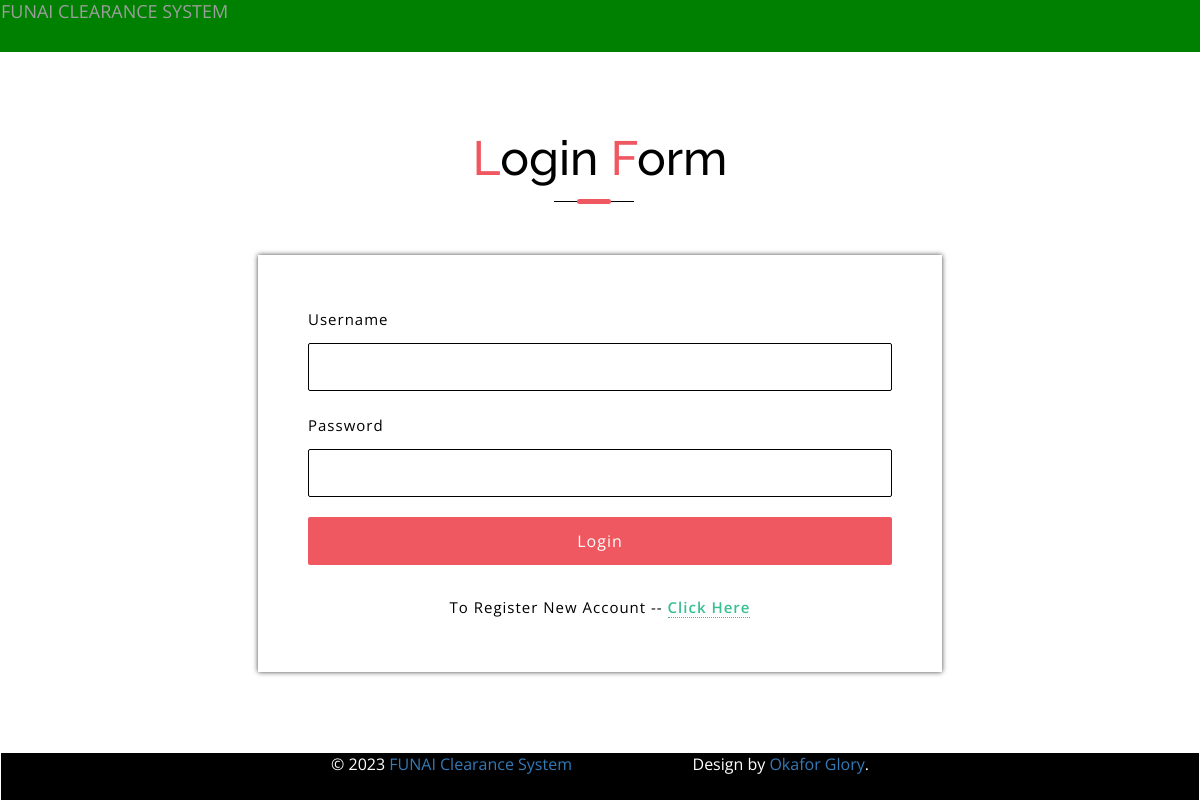
The page /login.php on the database its author committed.
### tables this page shows
CREATE TABLE `clearance_basics` (
  `incre` int(11) NOT NULL,
  `rights` varchar(100) NOT NULL,
  `developed` varchar(100) NOT NULL,
  `website` varchar(100) NOT NULL,
  `title` varchar(200) NOT NULL,
  `subtititle` varchar(200) NOT NULL
);

### login.php (the view, shortened to what this page needs)
<!DOCTYPE html>
<html lang="zxx">
<head>
	<link href="css/bootstrap.css" rel="stylesheet" type="text/css" media="all" />
	<link href="css/style.css" rel="stylesheet" type="text/css" media="all" />
	<link href="css/font-awesome.css" rel="stylesheet">
	<?php
  	include("../connection.php");
	$dery=mysqli_query($con,"select * from clearance_basics");
	$wata=mysqli_fetch_array($dery);
	$developed=$wata['developed'];
	$website=$wata['website'];
	$title=$wata['title'];
    ?>
</head>
<body>
	<div id="wrapper">
        <nav class="navbar navbar-inverse navbar-fixed-top" role="navigation" style="background-color:green" >
            <div class="navbar-header">
                <a style="text-transform:uppercase;" class="navbar-brand" href="../index.php"><?php echo $title; ?></a>
            </div>
				 </div>
	<div class="register-form-main">
		<div class="container">
			<div class="title-div">
				<h3 class="tittle">
					<span>L</span>ogin
					<span>F</span>orm
				</h3>
			</div>
			<div class="login-form">
				<form action="login.php" method="post">
					<div class="">
						<p>Username </p>
						<input type="text" class="username" name="username" required="" />
					</div>
					<div class="">
						<p>Password</p>
						<input type="password" class="password" name="password" required="" />
					</div>
					<input type="submit" value="Login" name="submit">
					<div class="register-forming">
						<p>To Register New Account --
							<a href="new/studentsignup.php">Click Here</a>
						</p>
					</div>
				</form>
			</div>
		</div>
	</div>
	<footer style="text-align:left;background-color:#000000;color:#FFFFFF;" class="navbar navbar-default navbar-fixed-bottom">
					<div style="text-align:center;" class="container-fluid">&copy; <?php echo date("Y");?> <a href=""><?php echo $title; ?></a>
					&nbsp;&nbsp;&nbsp;&nbsp;&nbsp;&nbsp;&nbsp;&nbsp;&nbsp;&nbsp;&nbsp;&nbsp;&nbsp;&nbsp;&nbsp;&nbsp;&nbsp;&nbsp;&nbsp;&nbsp;&nbsp;&nbsp;&nbsp;&nbsp;&nbsp;&nbsp;&nbsp;
					Design by <a href="<?php echo $website; ?>" target="_blank"><?php echo $developed; ?></a>.</div>
					</footer>
</body>
</html>

### css/style.css (style rules this page uses)
html, body { margin: 0; font-size: 100%; background: #fff; font-family: 'Open Sans', sans-serif; }
body a { text-decoration: none; transition: 0.5s all; -webkit-transition: 0.5s all; -moz-transition: 0.5s all; -o-transition: 0.5s all; -ms-transition: 0.5s all; }
input[type="button"], input[type="submit"] { transition: 0.5s all; -webkit-transition: 0.5s all; -moz-transition: 0.5s all; -o-transition: 0.5s all; -ms-transition: 0.5s all; }
h1, h2, h3, h4, h5, h6 { margin: 0; font-family: 'Raleway', sans-serif; }
p { margin: 0; letter-spacing: 1px; font-size: 15px; line-height: 1.9; color: #999; font-family: 'Open Sans', sans-serif; }
.navbar { position: relative; min-height: 50px; margin-bottom: 0!important; border: 1px solid transparent; }
.navbar-default { background-color: #fff; border-color: #fff; }
.navbar-brand { float: left; padding: 0; }
h3.tittle { color: #000; font-size: 3em; text-align: center; margin-bottom: 16px; }
h3.tittle span { color: #ef5861; }
.title-div { margin-bottom: 70px; }
.services, .news, .testimonials, .middle-sec-agile, .aitsresumethree, .about-sec, .team, .blog-cource, .register-form-main, .gallery, .w3_wthree_agileits_icons, .typo { padding: 5em 0; }
.login-form input[type="text"], .login-form input[type="password"], .login-form input[type="email"] { outline: none; font-size: 15px; color: #000; padding: 12px; margin-bottom: 20px; width: 100%; border: 1px solid #000; -webkit-appearance: none; display: block; background: transparent; -webkit-border-radius: 2px; -moz-border-radius: 2px; -o-border-radius: 2px; -ms-border-radius: 2px; border-radius: 2px; }
.login-form p { font-size: 15px; color: #000; margin-bottom: 10px; letter-spacing: 1px; }
.login-form { width: 60%; margin: 0 auto; -webkit-box-shadow: 0px 0px 5px 0px rgba(0, 0, 0, 0.75); -moz-box-shadow: 0px 0px 5px 0px rgba(0, 0, 0, 0.75); box-shadow: 0px 0px 5px 0px rgba(0, 0, 0, 0.75); padding: 50px; }
.login-form input[type="submit"] { font-size: 16px; color: #fff; background: #ef5861; border: none; outline: none; cursor: pointer; padding: 13px 0; -webkit-appearance: none; width: 100%; letter-spacing: 1px; -webkit-border-radius: 2px; -moz-border-radius: 2px; -ms-border-radius: 2px; -o-border-radius: 2px; border-radius: 2px; }
.register-forming p { margin: 28px 0 0; text-align: center; }
.register-forming p a { color: #37BF91; border-bottom: 1px dotted #37BF91; font-weight: 600; -webkit-transition: 0.5s all; -moz-transition: 0.5s all; -o-transition: 0.5s all; -ms-transition: 0.5s all; transition: 0.5s all; }

### rows shown on the page
clearance_basics: title "FUNAI CLEARANCE SYSTEM", title "FUNAI Clearance System", developed "Okafor Glory"
